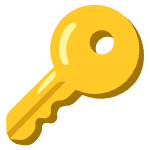
#> input picture img/key.drawio.png, 150 x 150 px
$ python custom_icons.py
#> lines starting #> are read from the running program, lines starting #| are printed output that depends on the picture
import matplotlib.pyplot as plt
import networkx as nx
import PIL
from nodes import Lock, LockState, OpenMode, Importance, LogicGate, Key, KeyType, Reusability,Access

# Image URLs for graph nodes
icons = {
    "router": "img/key.drawio.png",
    "switch": "img/lock.drawio.png",
    "PC": "img/treasure.drawio.png",
}

# Load images
images = {k: PIL.Image.open(fname) for k, fname in icons.items()}
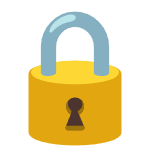
#> input picture img/lock.drawio.png, 150 x 150 px
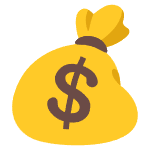
#> input picture img/treasure.drawio.png, 150 x 150 px
#> images = 3 items

# Generate the computer network graph
G = nx.DiGraph()

G.add_node("router", image=images["router"])
for i in range(1, 4):
    G.add_node(f"switch_{i}", image=images["switch"])
    for j in range(1, 4):
        G.add_node("PC_" + str(i) + "_" + str(j), image=images["PC"])

G.add_edge("router", "switch_1")
G.add_edge("router", "switch_2")
G.add_edge("router", "switch_3")
for u in range(1, 4):
    for v in range(1, 4):
        G.add_edge("switch_" + str(u), "PC_" + str(u) + "_" + str(v))


# Get a reproducible layout and create figure
pos = nx.spring_layout(G, seed=1)
#> pos = 13 items
fig, ax = plt.subplots(figsize=(9, 6))

# Note: the min_source/target_margin kwargs only work with FancyArrowPatch objects.
# Force the use of FancyArrowPatch for edge drawing by setting `arrows=True`,
# but suppress arrowheads with `arrowstyle="-"`

# Transform from data coordinates (scaled between xlim and ylim) to display coordinates
tr_figure = ax.transData.transform
# Transform from display to figure coordinates
tr_axes = fig.transFigure.inverted().transform

# Select the size of the image (relative to the X axis)
icon_size = (ax.get_xlim()[1] - ax.get_xlim()[0]) * 0.025
icon_center = icon_size / 2.0

nx.draw_networkx_edges(
    G,
    pos=pos,
    edge_color="gray",
    ax=ax,
    arrows=True,
    arrowstyle="-|>",
    connectionstyle='angle',
    min_source_margin=15,
    min_target_margin=15,
)

# Define a function to offset the position of the labels
def offset_pos(pos, offset=0.125):
#> called with offset = 0.125
    new_pos = {}
    for k, v in pos.items():
        new_pos[k] = (v[0], v[1] - offset)
#> this loop made 13 passes
#> (k, v) on passes 1 to 12: ('router', [0.012, -0.0678]), ('switch_1', [-0.132, -0.683]), ('PC_1_1', [-0.233, -1]), ('PC_1_2', [-0.693, -0.503]), ('PC_1_3', [0.472, -0.68]), ('switch_2', [-0.0903, 0.177]), ('PC_2_1', [-0.271, 0.863]), ('PC_2_2', [-0.937, 0.0741]), ('PC_2_3', [0.788, -0.238]), ('switch_3', [0.21, 0.487]), ('PC_3_1', [0.581, 0.795]), ('PC_3_2', [-0.67, 0.509])
#> after the loop, new_pos = 13 items
    return new_pos

# Draw the labels with an offset position
nx.draw_networkx_labels(G, pos=offset_pos(pos), ax=ax, font_size=12)
# Add the respective image to each node
for n in G.nodes:
    xf, yf = tr_figure(pos[n])
    xa, ya = tr_axes((xf, yf))
    # get overlapped axes and plot icon
    a = plt.axes([xa - icon_center, ya - icon_center, icon_size, icon_size])
    a.imshow(G.nodes[n]["image"] if "image" in G.nodes[n] else images["PC"])
    a.axis("off")
#> this loop made 13 passes
#> (n, xf, yf, xa, ya) on passes 1 to 12: ('router', 460.9, 297.1, 0.512, 0.495), ('switch_1', 417.2, 171, 0.464, 0.285), ('PC_1_1', 386.4, 106.1, 0.429, 0.177), ('PC_1_2', 246.9, 207.9, 0.274, 0.346), ('PC_1_3', 600.4, 171.6, 0.667, 0.286), ('switch_2', 429.8, 347.3, 0.478, 0.579), ('PC_2_1', 375, 487.9, 0.417, 0.813), ('PC_2_2', 173, 326.2, 0.192, 0.544), ('PC_2_3', 696.4, 262.3, 0.774, 0.437), ('switch_3', 520.9, 410.7, 0.579, 0.685), ('PC_3_1', 633.5, 474, 0.704, 0.79), ('PC_3_2', 254, 415.3, 0.282, 0.692)

plt.show()
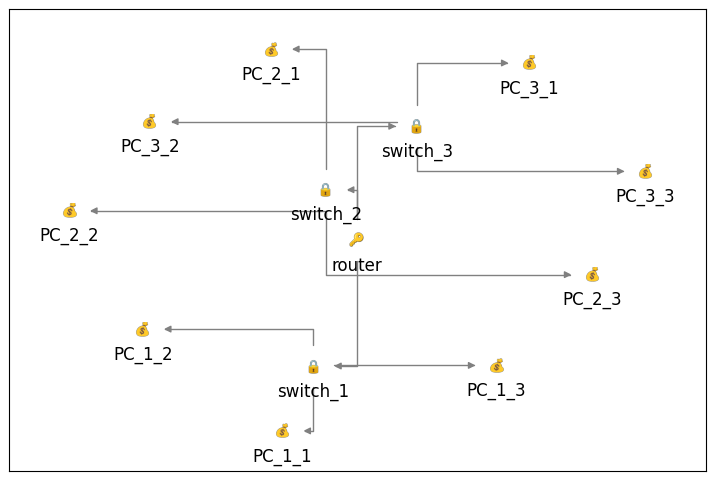
#> figure drawn by matplotlib, 14 panels
